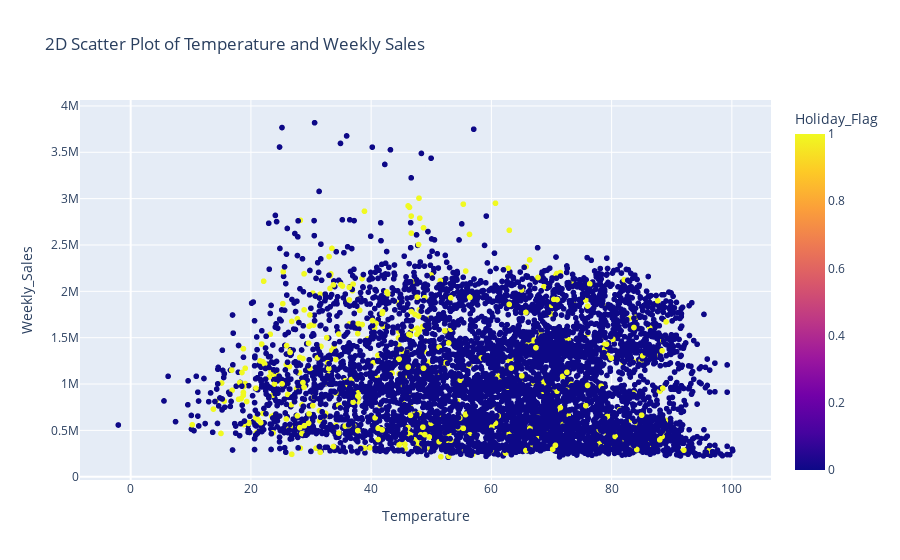

Here is the notebook cell this chart was saved with:
### Code cell
px.scatter(walmart,x='Temperature',y='Weekly_Sales',color='Holiday_Flag',title='2D Scatter Plot of Temperature and Weekly Sales')

### Figure 1 — Plotly figure (JSON) as saved in the notebook; plotly's stock layout.template omitted (floating-point values rounded to 4 significant figures; data arrays with more than 128 entries replaced by an {"elided": "..."} marker saying what was removed)
{"data": [{"hovertemplate": "Temperature=%{x}<br>Weekly_Sales=%{y}<br>Holiday_Flag=%{marker.color}<extra></extra>", "legendgroup": "", "marker": {"color": {"elided": "6435 int values"}, "coloraxis": "coloraxis", "symbol": "circle"}, "mode": "markers", "name": "", "showlegend": false, "type": "scattergl", "x": {"elided": "6435 float values"}, "xaxis": "x", "y": {"elided": "6435 float values"}, "yaxis": "y"}], "layout": {"coloraxis": {"colorbar": {"title": {"text": "Holiday_Flag"}}, "colorscale": [[0, "#0d0887"], [0.1111, "#46039f"], [0.2222, "#7201a8"], [0.3333, "#9c179e"], [0.4444, "#bd3786"], [0.5556, "#d8576b"], [0.6667, "#ed7953"], [0.7778, "#fb9f3a"], [0.8889, "#fdca26"], [1, "#f0f921"]]}, "legend": {"tracegroupgap": 0}, "title": {"text": "2D Scatter Plot of Temperature and Weekly Sales"}, "xaxis": {"anchor": "y", "domain": [0, 1], "title": {"text": "Temperature"}}, "yaxis": {"anchor": "x", "domain": [0, 1], "title": {"text": "Weekly_Sales"}}}}
